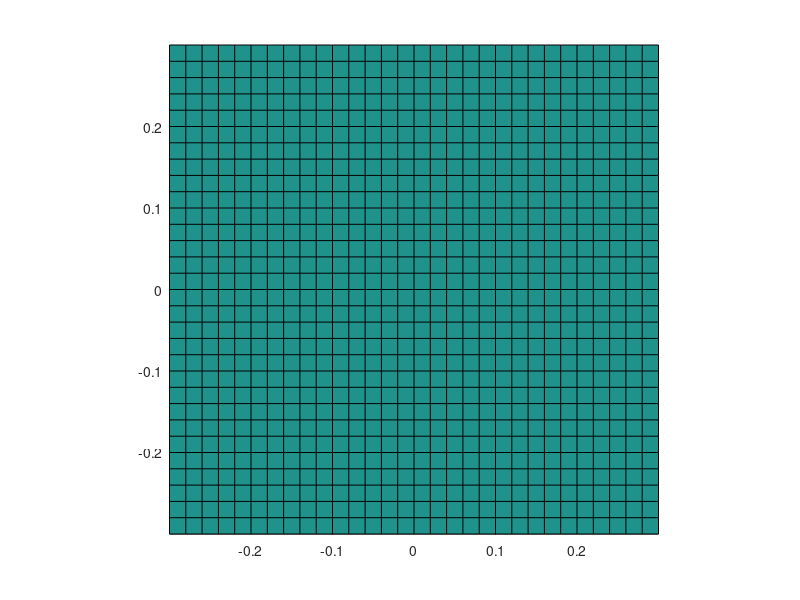

MATLAB code for this plot: (Note: this script raises an error after producing the figure.)
clc;
clear all;
close all;

%path = 'final_sccan\';
path = 'old_reflector\';
number_of_mirrors = 0;
global_mrm_location = zeros(2,1);
for i=1:1:50

    filename = ['mirror_ID',num2str(i),'_response_map.csv'];
    
    csv_file_dir = [path,filename];
    if(exist(csv_file_dir)==2)
       
        number_of_mirrors = number_of_mirrors + 1; 

        MRM{number_of_mirrors,1} = i;
        MRM{number_of_mirrors,2} = ...
        csvread(csv_file_dir,1,0);
        
        global_mrm_location = global_mrm_location + ...
        CalcWeightedMean(MRM{number_of_mirrors,2});
    end
    
    
end

global_mrm_location = global_mrm_location./number_of_mirrors;

%% global offset
if(1)
    global_mrm_location

    for t=1:1:number_of_mirrors
        MRM{t,2} = ...
            MRM{t,2} - ...
            repmat([global_mrm_location',0.0],size(MRM{t,2},1),1);
    end
end
%%
font_size  =12;
close all
clc
x_bins = 31;
y_bins = 31;

fov = 0.3; % in DEG

ctrs = cell(2,1);
ctrs{1} = linspace(-fov,fov,x_bins);
ctrs{2} = linspace(-fov,fov,y_bins);

overlay_mrm = zeros(x_bins,y_bins);
info = '';
for t=1:1:number_of_mirrors
% calculate mean of mrm
mean_mrm_location = CalcWeightedMean(MRM{t,2});

C=hist3w(MRM{t,2},ctrs{1},ctrs{2});
C = C*1e4;
total_response = sum(sum(C));
H = figure();
hold on
axis([-fov fov -fov fov])
axis square
h=pcolor(ctrs{1},ctrs{2},C);

plot(mean_mrm_location(2),mean_mrm_location(1),'x','linewidth',2)
text(mean_mrm_location(2)-.05,mean_mrm_location(1)-.05,...
    ['\color{blue}(',num2str(mean_mrm_location(2),2),'|',num2str(mean_mrm_location(1),2),')'],...
    'fontsize',font_size)
info = [info,10,num2str(MRM{t,1}),' R{?,MRD} = [',num2str(mean_mrm_location(2),2),' ',num2str(mean_mrm_location(1),2),'];'];

colormap(flipud(colormap(gray(max(max(C))))))
set(h,'edgecolor',[0.8,0.8,0.8]) 
colorbar()
title(['mirror ID ',num2str(MRM{t,1})],'fontsize',font_size,'interpreter','latex');
xlabel('x [DEG]','fontsize',font_size,'interpreter','latex');
ylabel('y [DEG]','fontsize',font_size,'interpreter','latex');
%grid on

set(gcf, 'PaperPosition', [-0.75 -1 20 18]); 
set(gcf, 'PaperSize', [ 18 16]); 
saveas(gcf,[path,'mirror_ID',num2str(MRM{t,1}),'_response_map'], 'pdf') 

overlay_mrm = overlay_mrm + C;

close(H)
end

%% overall psf before final sccan

total_response = sum(sum(overlay_mrm))

H = figure();
hold on
axis([-fov fov -fov fov])
axis square
h=pcolor(ctrs{1},ctrs{2},overlay_mrm);
colormap(flipud(colormap(gray(max(max(C))))))
set(h,'edgecolor',[0.8,0.8,0.8]) 
colorbar()
xlabel('x [DEG]','fontsize',font_size,'interpreter','latex');
ylabel('y [DEG]','fontsize',font_size,'interpreter','latex');
%grid on

set(gcf, 'PaperPosition', [-0.75 -1 20 18]); 
set(gcf, 'PaperSize', [ 18 16]); 
saveas(gcf,[path,'combined_mirror_response_map'], 'pdf') 


disp(info)










